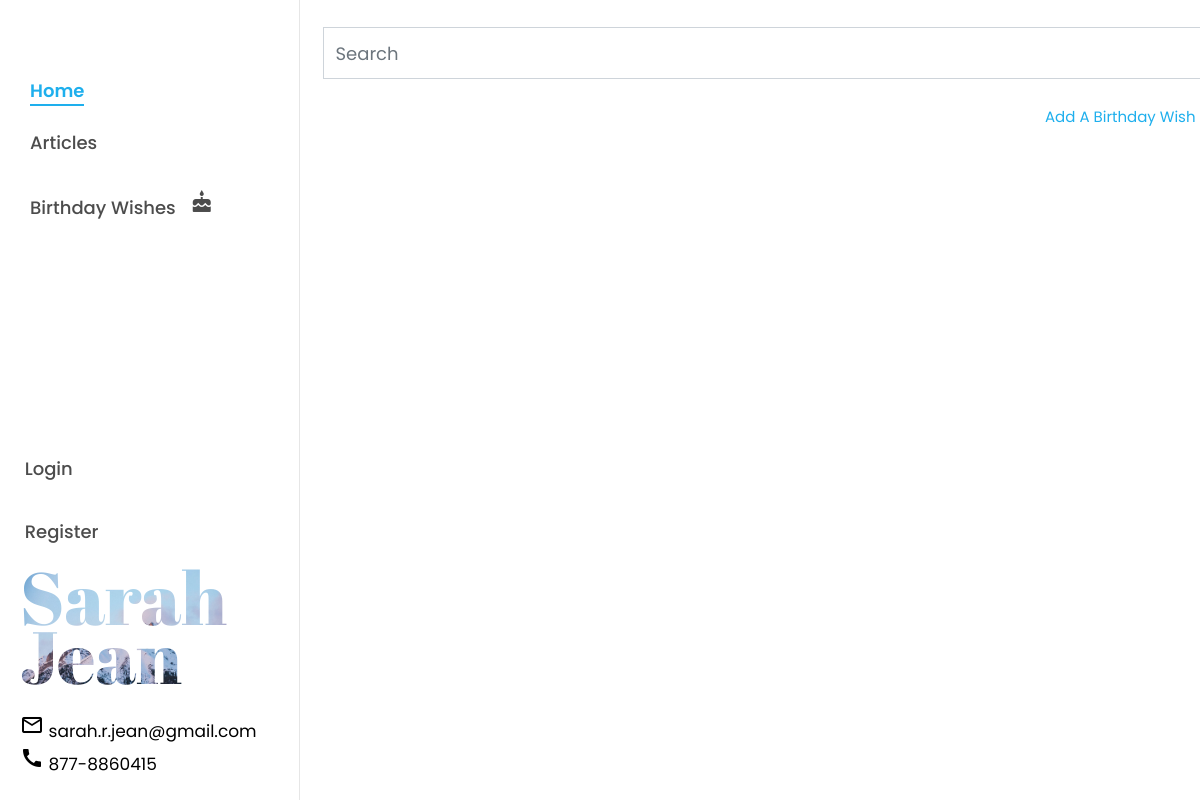
The app's page /messages, older data.
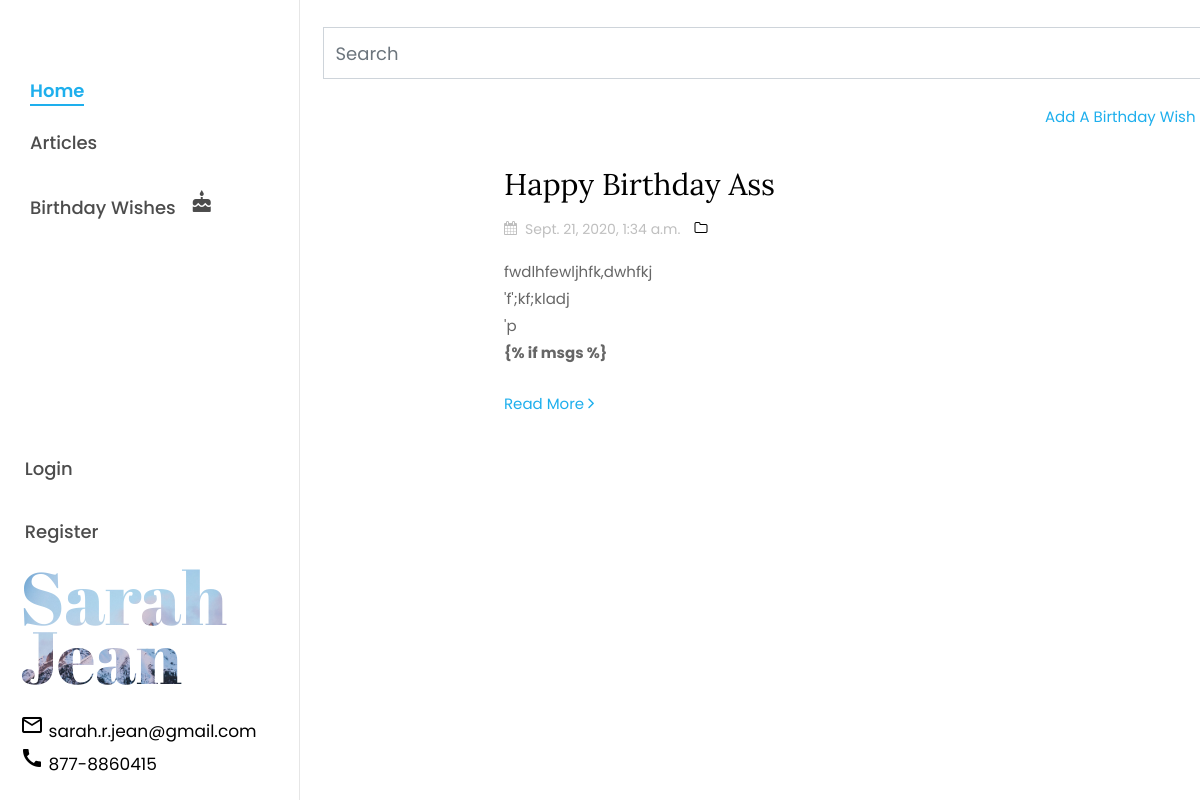
The same page, newer data.
### article/models.py (models this page shows, shortened)
class Message(models.Model):
    name = models.CharField(max_length=25, verbose_name="Author Name")
    title = models.CharField(max_length = 50,verbose_name = "Title")
    content = RichTextField()
    created_date = models.DateTimeField(auto_now_add=True,verbose_name="Created On")
    birthday_image = models.FileField(blank = True,null = True,verbose_name="Image", default="bg_1.jpg")
    slug = models.SlugField(unique=True, max_length=100)
    def __str__(self):
        return self.title
    class Meta:
        ordering = ['-created_date']

### article/views.py (the view)
# urls.py: path('messages', msg, name="messages"),
def msg(request):
    print("Loadin Messages")
    msgs = Message.objects.all()
    print(msgs)
    return render(request, "messages.html", {"msgs": msgs})

### templates/messages.html (shortened to what this page needs)
{% extends "includes/colornav.html" %}
{% block body %}
{% load static %}
<br>
<div class="row hidden-md-down ">
    <div class="col-md-10 offset-md-3">
        <div class="col-lg-11">
            <form>
                <div class="md-form active-cyan active-cyan-2 mb-3">
                    <input class="form-control" type="text" placeholder="Search" aria-label="Search" name="keyword">
                </div>
            </form>
        </div>
    </div>
</div>
<div class="row">
    <div class="col-md-10 offset-md-10">
        <a class="nav-link" href="{% url 'addMessage' %}">&nbsp;Add A Birthday Wish ! </a>
    </div>
    {% if msgs %}
</div>
<div id="colorlib-main">
    <section class="ftco-section ftco-no-pt ftco-no-pb">
        <div class="container">
            <div class="col">
                <div class="row pt-md-4">
                    {% for article in msgs %}
                    <div class="col-md-12">
                        <div class="blog-entry ftco-animate d-md-flex">
                            <a href="{% url 'article:detail' article.slug %}" class="img img-2"
                                style="background-image: url({{article.birthday_image.url}});"></a>
                            <div class="text text-2 pl-md-4">
                                <h3 class="mb-2"><a href="/messages/{{article.slug}}">{{article.title}}</a>
                                </h3>
                                <div class="meta-wrap">
                                    <p class="meta">
                                        <span><i class="icon-calendar mr-2"></i>{{article.created_date}}</span>
                                        <span><a href="/articles/dashboard/"><i
                                                    class="icon-folder-o mr-2"></i>{{article.author.username}}</a></span>
                                    </p>
                                </div>
                                <p class="mb-4">{{article.content|safe|truncatewords:50}}</p>
                                <p><a href="{% url 'article:detail' article.slug %}" class="btn-custom">Read
                                        More <span class="ion-ios-arrow-forward"></span></a></p>
                            </div>
                        </div>
                    </div>
                    {% endfor %}
                </div>
            </div>
        </div>
    </section>
</div>
{% else %}
<div class="row">
    <br>
    <div class="center col-md-10 offset-md-3">
        <div class="col-lg-8">
            <div class="alert alert-danger center">
            </div>
            <p><a href="/messages" class="btn-custom">View All Messages </a>
            </p>
        </div>
    </div>
</div>
{% endif %}
{% endblock body %}

Row changes from the older to the newer data that the page shows:
added Message: title "Happy Birthday Ass", created_date "Sept. 21, 2020, 1:34 a.m.", content "fwdlhfewljhfk,dwhfkj 'f';kf;kladj 'p {% if msgs %}"
